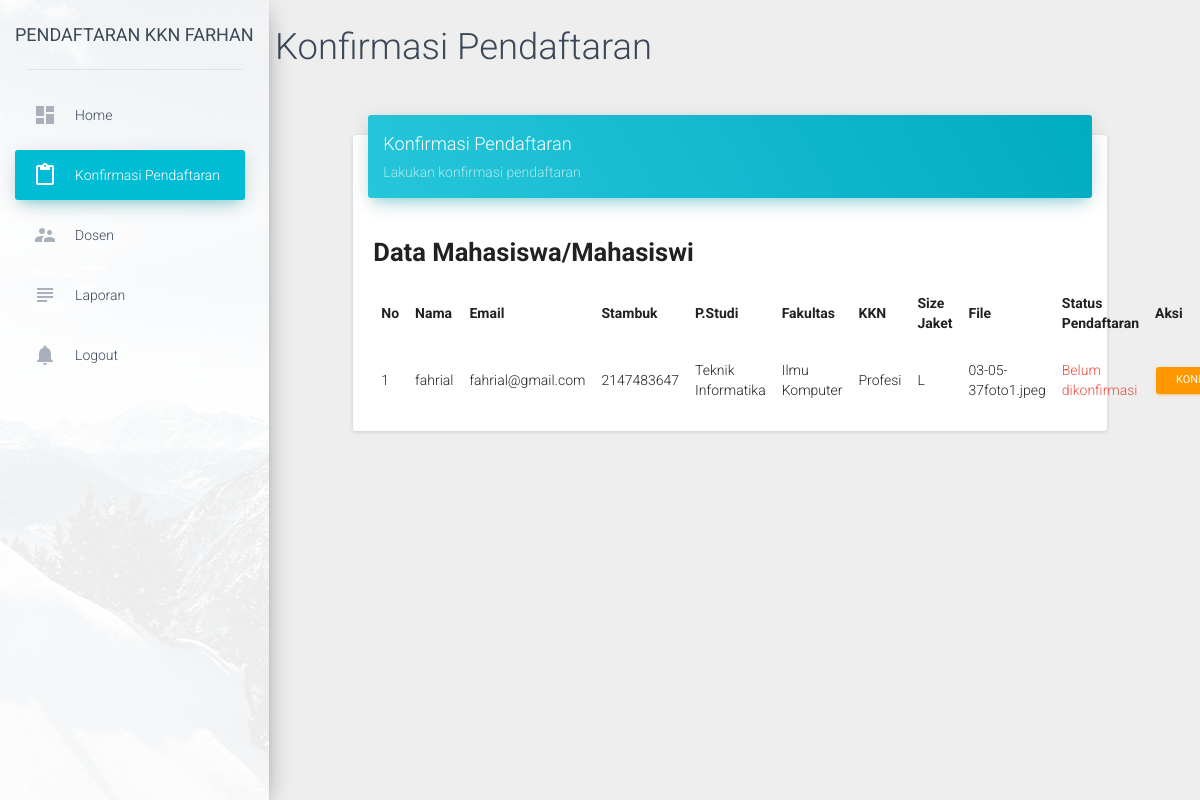
/dashboard/index.php?page=7 (signed in), run on the app's committed database.
### tables this page shows
CREATE TABLE `detail_pendaftaran` (
  `Id` int(11) NOT NULL,
  `id_user` int(11) DEFAULT NULL,
  `id_admin` int(11) DEFAULT NULL,
  `status_pendaftaran` varchar(255) DEFAULT NULL
);

CREATE TABLE `pendaftaran` (
  `Id` int(11) NOT NULL,
  `nama` varchar(100) DEFAULT NULL,
  `stb` int(11) DEFAULT NULL,
  `tempat_lahir` varchar(50) DEFAULT NULL,
  `tanggal_lahir` date DEFAULT NULL,
  `jenis_kelamin` char(1) DEFAULT NULL,
  `pstudi` varchar(50) DEFAULT NULL,
  `fakultas` varchar(50) DEFAULT NULL,
  `jkkn` varchar(10) DEFAULT NULL,
  `ujaket` varchar(4) NOT NULL,
  `upload_dpersyaratan` varchar(255) DEFAULT NULL
);

CREATE TABLE `akun` (
  `Id` int(11) NOT NULL,
  `email` varchar(255) DEFAULT NULL,
  `password` varchar(255) DEFAULT NULL,
  `nama_admin` varchar(255) DEFAULT NULL,
  `role_user` varchar(255) DEFAULT NULL,
  `id_user` int(255) DEFAULT NULL
);

### dashboard/include/konfirmasi_pendaftaran.php (the view, shortened to what this page needs)
<h2>Konfirmasi Pendaftaran</h2>
<div class="row">
    <div class="col-sm-15 col-md-8 col-lg-10 col-lg-offset-1">
        <div class="card" style="margin-top: 50px">
            <div class="card-header" data-background-color="blue">
                <h4 class="title">Konfirmasi Pendaftaran</h4>
                <p class="category">Lakukan konfirmasi pendaftaran</p>
            </div>
            <div class="card-content">
                <h3 style="overflow: hidden;"><b>Data Mahasiswa/Mahasiswi</b></h3>
				<table class="table table-hover">
					<thead>
						<tr>
							<td><b>No</b></td>
							<td><b>Nama</b></td>
							<td><b>Email</b></td>
							<td><b>Stambuk</b></td>
							<td><b>P.Studi</b></td>
							<td><b>Fakultas</b></td>
							<td><b>KKN</b></td>
							<td><b>Size Jaket</b></td>
							<td><b>File</b></td>
							<td><b>Status Pendaftaran</b></td>
							<td><b>Aksi</b></td>
						</tr>
					</thead>
				    <tbody>
				    	<?php
				    		$query 	= "SELECT a.nama,a.stb,a.pstudi,a.fakultas,a.jkkn,a.ujaket,a.upload_dpersyaratan, a.id as id_daftar, b.id as id_akun,b.email,c.*
				    				FROM pendaftaran a, akun b, detail_pendaftaran c
						    		WHERE a.id=b.id_user
						    		AND b.role_user=1
						    		AND c.id_user = a.id
                    				AND a.upload_dpersyaratan != ''
                    				";
				    		$exec 	=	mysqli_query($conn, $query);
				    		if ($exec) {
				    			$total	= mysqli_num_rows($exec);
				    			if ($total > 0) {
				    				while ($rows = mysqli_fetch_array($exec)) {
				    				    $status = $rows['status_pendaftaran']
				    	?>
									<tr>
										<td><?php echo ++$no; ?></td>
										<td><?php echo $rows['nama']; ?></td>
										<td><?php echo $rows['email']; ?></td>
										<td><?php echo $rows['stb']; ?></td>
										<td><?php echo $rows['pstudi']; ?></td>
										<td><?php echo $rows['fakultas']; ?></td>
										<td><?php echo $rows['jkkn']; ?></td>
										<td><?php echo $rows['ujaket']; ?></td>
										<td><?php echo $rows['upload_dpersyaratan']; ?></td>
										<td><?php
										$status == 0 ?
										print("<font color='#e74c3c'>Belum dikonfirmasi</font>") :
										print("<font color='##2ecc71'>Sudah dikonfirmasi</font>");
										?></td>
										<td>
											<a href="include/proses_konfirmasi_pendaftaran.php?ida=<?php echo $rows['id_akun'] ?>&idd=<?php echo $rows['id_daftar'] ?>&idu=<?php echo $Id ?>" class="btn btn-warning btn-sm">Konfirmasi</a>
										</td>
									</tr>
				    	<?php
				    				}
				    			}else{
				    				echo "<td colspan='5' align='center'><h3><b>Belum ada data </b></h3></td>";
				    			}
				    		}else{
				    			echo mysqli_error($conn);
				    		}
				    	?>
				    </tbody>
				</table>
            </div>
        </div>
    </div>
</div>

### dashboard/index.php (shortened to what this page needs)
<?php
$role = "";
if ($_SESSION['role_user'] == 0) {
	$role = "Admin";
}
$getPage = $_GET['page'];
switch ($getPage) {
	case 7:
		$page 				= "include/konfirmasi_pendaftaran.php";
		break;
}
?>
<!doctype html>
<html lang="en">
<head>
    <?php
    	include "include/libs.php";
    ?>
</head>
<body>
    <div class="wrapper">
        <div class="sidebar" data-color="blue" data-image="../assets/img/sidebar-1.jpg">
            <div class="logo">
                <a class="simple-text">
                    PENDAFTARAN KKN <?php $role == "Admin" ? print($nama_admin) : print($nama_panggilan); ?>
                </a>
            </div>
            <div class="sidebar-wrapper">
                <ul class="nav">
                    <li class="<?php $_SESSION['active'] == 1 ? print("active") : print("") ?>">
                        <a href="index.php?page=1">
                            <i class="material-icons">dashboard</i>
                            <p>Home</p>
                        </a>
                    </li>
                    <?php
					if ($role == "Admin") {
					?>
					<li class="<?php $_SESSION['active'] == 4 ? print("active") : print("") ?>">
                        <a href="index.php?page=7">
                            <i class="material-icons">content_paste</i>
                            <p>Konfirmasi Pendaftaran </p>
                        </a>
                    </li>
                    <li class="<?php $_SESSION['active'] == 6 ? print("active") : print("") ?>">
                        <a href="index.php?page=10">
                            <i class="material-icons">supervisor_account</i>
                            <p>Dosen</p>
                        </a>
                    </li>
                    <li class="<?php $_SESSION['active'] == 9 ? print("active") : print("") ?>">
                        <a href="index.php?page=18">
                            <i class="material-icons">subject</i>
                            <p>Laporan</p>
                        </a>
                    </li>
					<?php
					}
					?>
                    <li>
                        <a href="../logout.php">
                            <i class="material-icons text-gray">notifications</i>
                            <p>Logout</p>
                        </a>
                    </li>
                </ul>
            </div>
        </div>
        <div class="main-panel">
            <div class="content">
                <div class="container-fluid">
                   <?php
                   include $page;
                   ?>
                </div>
            </div>
        </div>
    </div>
</body>
</html>

### dashboard/include/libs.php (shortened to what this page needs)
<link href="../assets/css/bootstrap.min.css" rel="stylesheet" />
<link href="../assets/css/material-dashboard.css?v=1.2.0" rel="stylesheet" />
<link href="../assets/css/demo.css" rel="stylesheet" />
<link href="../assets/css/font-awesome.min.css" rel="stylesheet">

### data on the page
detail_pendaftaran: id_user.nama "fahrial", akun.email "fahrial@gmail.com", id_user.stb "2147483647", id_user.pstudi "Teknik Informatika", id_user.fakultas "Ilmu Komputer", id_user.jkkn "Profesi", id_user.ujaket "L", id_user.upload_dpersyaratan "03-05-37foto1.jpeg"

### other printed values
$nama_admin "FARHAN"
